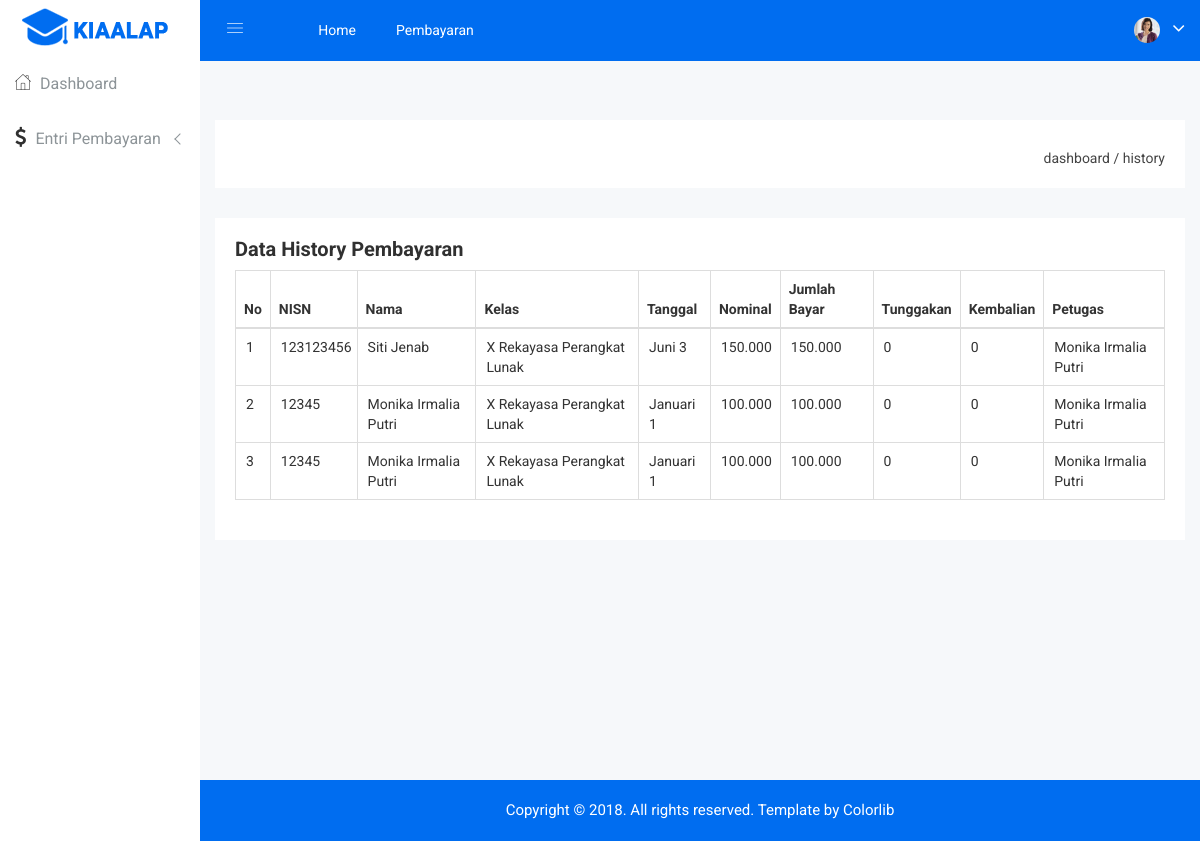
Screenshot of /index.php/history with the database file from the repository.
### tables this page shows
CREATE TABLE `pembayaran` (
  `id_pembayaran` int(11) NOT NULL,
  `id_petugas` int(11) NOT NULL,
  `nisn` varchar(10) NOT NULL,
  `tgl_bayar` date NOT NULL,
  `bulan_bayar` varchar(8) NOT NULL,
  `tahun_bayar` varchar(4) NOT NULL,
  `id_spp` int(11) NOT NULL,
  `jumlah_bayar` int(11) NOT NULL
);

CREATE TABLE `siswa` (
  `nisn` varchar(10) NOT NULL,
  `nis` varchar(8) NOT NULL,
  `nama` varchar(35) NOT NULL,
  `username` varchar(50) NOT NULL,
  `password` varchar(32) NOT NULL,
  `id_kelas` int(11) NOT NULL,
  `alamat` text NOT NULL,
  `no_telp` varchar(13) NOT NULL
);

CREATE TABLE `spp` (
  `id_spp` int(11) NOT NULL,
  `bulan` varchar(10) NOT NULL,
  `tahun` int(11) NOT NULL,
  `nominal` int(11) NOT NULL,
  `nominal_latin` varchar(200) NOT NULL
);

CREATE TABLE `petugas` (
  `id_petugas` int(11) NOT NULL,
  `username` varchar(25) NOT NULL,
  `password` varchar(32) NOT NULL,
  `nama_petugas` varchar(35) NOT NULL,
  `level` enum('admin','petugas') NOT NULL
);

### application/controllers/History.php (called while the page is built, shortened)
<?php
class History extends CI_Controller {
	public function index()
	{
        $query = "SELECT pembayaran.*, siswa.nisn, siswa.nama, kelas.nama_kelas, kelas.kompetensi_keahlian, spp.bulan, spp.tahun, spp.nominal, petugas.nama_petugas FROM pembayaran";
        $query .= " INNER JOIN siswa ON pembayaran.nisn = siswa.nisn";
        $query .= " INNER JOIN kelas ON siswa.id_kelas = siswa.id_kelas";
        $query .= " INNER JOIN spp ON pembayaran.id_spp = spp.id_spp";
        $query .= " INNER JOIN petugas ON pembayaran.id_petugas = petugas.id_petugas";
        $query .= " GROUP BY pembayaran.id_pembayaran ORDER BY pembayaran.id_pembayaran DESC";
        $history = $this->Mymodel->query($query);
		$breadcrumbs = [
			[
				'name' => 'dashboard',
				'link' => 'Home'
            ],
			[
				'name' => 'history',
				'link' => false
			]
		];
        $this->load->view('layouts/header', [
            'history' => $history,
            'breadcrumbs' => $breadcrumbs
        ]);
		$this->load->view('history/index', [
            'history' => $history
        ]);
        $this->load->view('layouts/footer', [
            'history' => $history
        ]);
	}
}

### index.php (called while the page is built, shortened)
<?php
require_once BASEPATH.'core/CodeIgniter.php';

### application/models/Mymodel.php (called while the page is built, shortened)
<?php
class Mymodel extends CI_Model {
	public function query($query)
	{
		return $this->db->query($query)->result_array();
	}
}

### application/views/history/index.php (the view)
<div class="data-table-area mg-b-15">
    <div class="container-fluid">
        <div class="row">
            <div class="col-lg-12 col-md-12 col-sm-12 col-xs-12">
                <div class="sparkline13-list">
                    <div class="sparkline13-hd">
                        <div class="main-sparkline13-hd">
                            <h1>Data <span class="table-project-n">History Pembayaran</span></h1>
                        </div>
                    </div>
                    <div class="sparkline13-graph">
                        <div class="datatable-dashv1-list custom-datatable-overright">
                            <table id="table" data-toggle="table" data-pagination="true" data-search="true" data-show-columns="true" data-show-pagination-switch="true" data-show-refresh="true" data-key-events="true" data-show-toggle="true" data-resizable="true" data-cookie="true"
                                data-cookie-id-table="saveId" data-show-export="true" data-click-to-select="true" data-toolbar="#toolbar"
                                class="table table-bordered"
                            >
                                <thead>
                                    <tr>
                                        <th data-field="state" data-checkbox="true">No</th>
                                        <th data-field="nisn">NISN</th>
                                        <th data-field="nisn">Nama</th>
                                        <th data-field="nis">Kelas</th>
                                        <th data-field="nis">Tanggal</th>
                                        <th data-field="nis">Nominal</th>
                                        <th data-field="nis">Jumlah Bayar</th>
                                        <th data-field="nis">Tunggakan</th>
                                        <th data-field="nis">Kembalian</th>
                                        <th data-field="nis">Petugas</th>
                                    </tr>
                                </thead>
                                <tbody>
                                    <?php
                                        $n = 1;
                                        foreach ($history as $key => $value) {
                                            ?>
                                        <tr>
                                            <td><?=$n++?></td>
                                            <td><?php echo $value['nisn'] ?></td>
                                            <td><?php echo $value['nama'] ?></td>
                                            <td><?php echo $value['nama_kelas'].' '.$value['kompetensi_keahlian'] ?></td>
                                            <td><?php echo $value['bulan'].' '.$value['tahun'] ?></td>
                                            <td><?php echo number_format($value['nominal'], 0, ',', '.') ?></td>
                                            <td><?php echo number_format($value['jumlah_bayar'], 0, ',', '.') ?></td>
                                            <td><?php echo ($value['jumlah_bayar'] - $value['nominal']) > 0 ? number_format(($value['jumlah_bayar'] - $value['nominal']), 0, ',', '.') : 0 ?></td>
                                            <td><?php echo ($value['jumlah_bayar'] - $value['nominal']) < 0 ? number_format(abs($value['jumlah_bayar'] - $value['nominal']), 0, ',', '.') : 0 ?></td>
                                            <td><?php echo $value['nama_petugas'] ?></td>
                                        </tr>
                                        <?php
                                            }
                                        ?>
                                </tbody>
                            </table>
                        </div>
                    </div>
                </div>
            </div>
        </div>
    </div>
</div>
<br>
<br>
<br>
<br>
<br>
<br>
<br>
<br>
<br>
<br>
<br>

### rows the page displays
pembayaran: siswa.nisn "123123456", siswa.nama "Siti Jenab", nama_kelas "X", kompetensi_keahlian "Rekayasa Perangkat Lunak", id_spp.bulan "Juni", id_spp.tahun "3", id_spp.nominal "150.000", jumlah_bayar "150.000", id_petugas.nama_petugas "Monika Irmalia Putri"
pembayaran: siswa.nisn "12345", siswa.nama "Monika Irmalia Putri", nama_kelas "X", kompetensi_keahlian "Rekayasa Perangkat Lunak", id_spp.bulan "Januari", id_spp.tahun "1", id_spp.nominal "100.000", jumlah_bayar "100.000", id_petugas.nama_petugas "Monika Irmalia Putri"
pembayaran: siswa.nisn "12345", siswa.nama "Monika Irmalia Putri", nama_kelas "X", kompetensi_keahlian "Rekayasa Perangkat Lunak", id_spp.bulan "Januari", id_spp.tahun "1", id_spp.nominal "100.000", jumlah_bayar "100.000", id_petugas.nama_petugas "Monika Irmalia Putri"

### other values shown
$value['name'] "dashboard"
$value['name'] "history"
